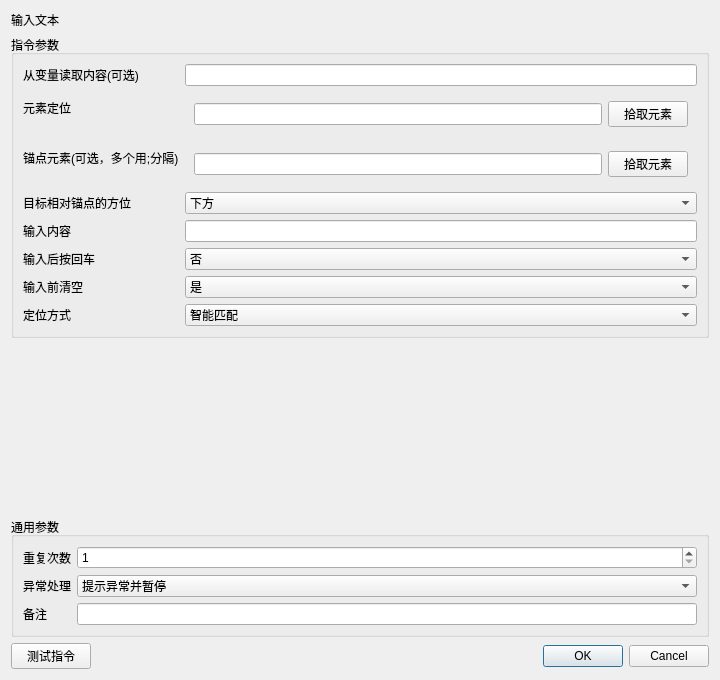
<?xml version="1.0" encoding="UTF-8"?><ui version="4.0"><class>InstructionEditor</class><widget class="QDialog" name="InstructionEditor"><property name="geometry"><rect><x>0</x><y>0</y><width>720</width><height>680</height></rect></property><layout class="QVBoxLayout" name="rootLayout"><item><widget class="QLabel" name="titleLabel"><property name="text"><string>输入文本</string></property></widget></item><item><widget class="QGroupBox" name="parameterGroupBox"><property name="title"><string>指令参数</string></property><layout class="QFormLayout" name="parameterFormLayout"><item row="0" column="0"><widget class="QLabel" name="label_0"><property name="text"><string>从变量读取内容(可选)</string></property></widget></item><item row="0" column="1"><widget class="QLineEdit" name="parameter_0"/></item><item row="1" column="0"><widget class="QLabel" name="label_1"><property name="text"><string>元素定位</string></property></widget></item><item row="1" column="1"><widget class="QWidget" name="container_1"><layout class="QHBoxLayout" name="fieldLayout_1"><item><widget class="QLineEdit" name="parameter_1"><property name="text"><string></string></property></widget></item><item><widget class="QPushButton" name="auxiliary_1"><property name="text"><string>拾取元素</string></property></widget></item></layout></widget></item><item row="2" column="0"><widget class="QLabel" name="label_2"><property name="text"><string>锚点元素(可选，多个用;分隔)</string></property></widget></item><item row="2" column="1"><widget class="QWidget" name="container_2"><layout class="QHBoxLayout" name="fieldLayout_2"><item><widget class="QLineEdit" name="parameter_2"><property name="text"><string></string></property></widget></item><item><widget class="QPushButton" name="auxiliary_2"><property name="text"><string>拾取元素</string></property></widget></item></layout></widget></item><item row="3" column="0"><widget class="QLabel" name="label_3"><property name="text"><string>目标相对锚点的方位</string></property></widget></item><item row="3" column="1"><widget class="QComboBox" name="parameter_3"><item><property name="text"><string>下方</string></property></item><item><property name="text"><string>下方第1个</string></property></item><item><property name="text"><string>上方</string></property></item><item><property name="text"><string>右侧</string></property></item><item><property name="text"><string>左侧</string></property></item><item><property name="text"><string>内部</string></property></item><item><property name="text"><string>相邻</string></property></item><property name="currentIndex"><number>0</number></property></widget></item><item row="4" column="0"><widget class="QLabel" name="label_4"><property name="text"><string>输入内容</string></property></widget></item><item row="4" column="1"><widget class="QLineEdit" name="parameter_4"><property name="text"><string></string></property></widget></item><item row="5" column="0"><widget class="QLabel" name="label_5"><property name="text"><string>输入后按回车</string></property></widget></item><item row="5" column="1"><widget class="QComboBox" name="parameter_5"><item><property name="text"><string>否</string></property></item><item><property name="text"><string>是</string></property></item><property name="currentIndex"><number>0</number></property></widget></item><item row="6" column="0"><widget class="QLabel" name="label_6"><property name="text"><string>输入前清空</string></property></widget></item><item row="6" column="1"><widget class="QComboBox" name="parameter_6"><item><property name="text"><string>是</string></property></item><item><property name="text"><string>否</string></property></item><property name="currentIndex"><number>0</number></property></widget></item><item row="7" column="0"><widget class="QLabel" name="label_7"><property name="text"><string>定位方式</string></property></widget></item><item row="7" column="1"><widget class="QComboBox" name="parameter_7"><item><property name="text"><string>CSS选择器</string></property></item><item><property name="text"><string>XPath</string></property></item><item><property name="text"><string>文本内容</string></property></item><item><property name="text"><string>智能匹配</string></property></item><item><property name="text"><string>锚点定位</string></property></item><property name="currentIndex"><number>3</number></property></widget></item></layout></widget></item><item><spacer name="verticalSpacer"><property name="orientation"><enum>Qt::Vertical</enum></property><property name="sizeHint" stdset="0"><size><width>20</width><height>20</height></size></property></spacer></item>
<item><widget class="QGroupBox" name="commonGroupBox"><property name="title"><string>通用参数</string></property><layout class="QFormLayout" name="commonFormLayout">
<item row="0" column="0"><widget class="QLabel" name="repeatLabel"><property name="text"><string>重复次数</string></property></widget></item><item row="0" column="1"><widget class="QSpinBox" name="repeatSpinBox"><property name="minimum"><number>1</number></property><property name="maximum"><number>999999</number></property><property name="value"><number>1</number></property></widget></item>
<item row="1" column="0"><widget class="QLabel" name="errorPolicyLabel"><property name="text"><string>异常处理</string></property></widget></item><item row="1" column="1"><widget class="QComboBox" name="errorPolicyComboBox"><item><property name="text"><string>自动跳过</string></property></item><item><property name="text"><string>提示异常并暂停</string></property></item><item><property name="text"><string>提示异常并停止</string></property></item><property name="currentIndex"><number>1</number></property></widget></item>
<item row="2" column="0"><widget class="QLabel" name="noteLabel"><property name="text"><string>备注</string></property></widget></item><item row="2" column="1"><widget class="QLineEdit" name="noteEdit"/></item>
</layout></widget></item>
<item><layout class="QHBoxLayout" name="footerLayout"><item><widget class="QPushButton" name="testButton"><property name="text"><string>测试指令</string></property></widget></item><item><spacer name="footerSpacer"><property name="orientation"><enum>Qt::Horizontal</enum></property><property name="sizeHint" stdset="0"><size><width>40</width><height>20</height></size></property></spacer></item><item><widget class="QDialogButtonBox" name="buttonBox"><property name="standardButtons"><set>QDialogButtonBox::Cancel|QDialogButtonBox::Ok</set></property></widget></item></layout></item>
</layout></widget><resources/><connections/></ui>
